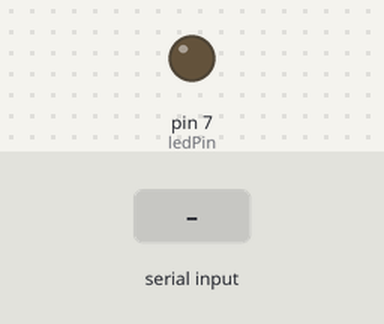
This sketch was run on a simulated Arduino Uno, built with avr-gcc and run on an emulated ATmega328P. Parts: output pins drawn as LEDs (lit = HIGH). Dashed ring = blinking. The inputs (shaded band) are chosen by the test bench.

Above: at 1.2 s.
1.3 s: "1" received over Serial
At 1.42 s:
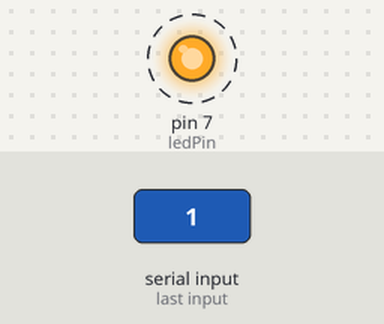
Timing chart, 0 to 4.3 s (numbered marks = the images above; inputs shaded):
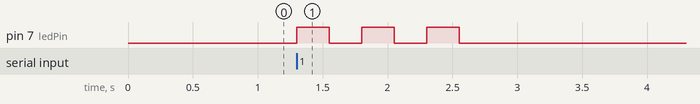

The sketch:

Bluetooth_Controller_Arduino.ino
```cpp
#define ledPin 7
int state = 0;

void setup() {
  pinMode(ledPin, OUTPUT);
  digitalWrite(ledPin, LOW);
  Serial.begin(9600);
}

void loop() {
  if(Serial.available() > 0){
    state = Serial.read();
  }

  if(state == '0'){
    digitalWrite(ledPin, LOW);
    //Serial.println("LED: OFF");
    state = 0;
  }

  else if(state == '1'){
    digitalWrite(ledPin, HIGH);
    delay(250);
    digitalWrite(ledPin, LOW);
    delay(250);
    digitalWrite(ledPin, HIGH);
    delay(250);
    digitalWrite(ledPin, LOW);
    delay(250);
    digitalWrite(ledPin, HIGH);
    delay(250);
    digitalWrite(ledPin, LOW);
    delay(1000);
    //Serial.println("LED: ON");
    state = 0;
  }
}
```

Measured:
- after the input at 1.3 s, pin 7 (ledPin): alternates HIGH for 0.25 s and LOW for 0.25 s, 6 changes in all, then stays LOW, starting at once
